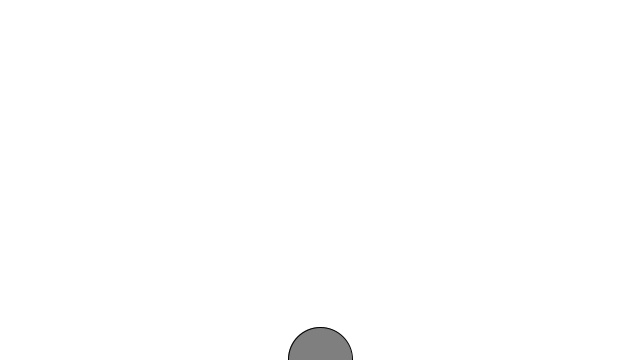
Frame 1 (no input)
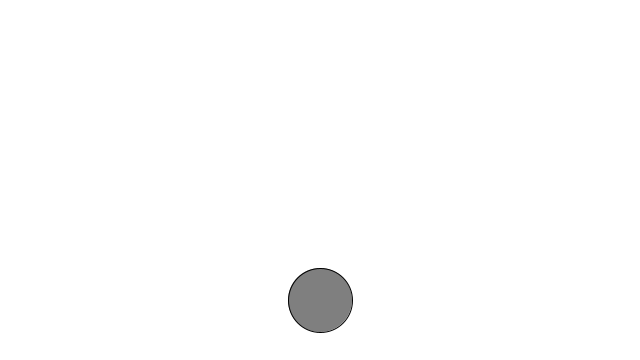
Frame 60 (the mouse pressed at the canvas centre just before this capture)
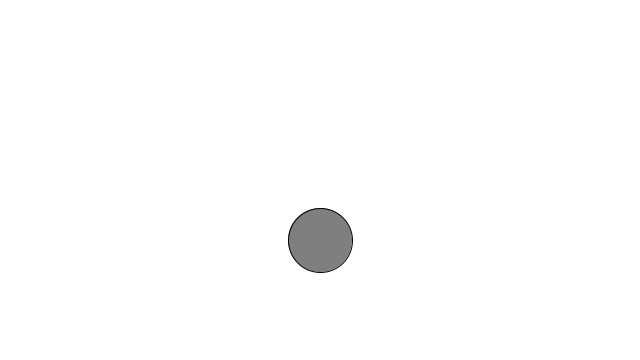
Frame 120 (the mouse held since frame 60 and released just before this capture)

The Processing sketch that drew these frames (run headless with seeded random() and noise(); from frame 60 on, the mouse is pressed at the canvas centre):

// Processing sketch: sketch_8_3
// ── sketch_8_3.pde
Bubble b;

// make a new bubble object and store it in the variable "b"

// An ojbect is something that has both DATA and FUNCTIONALITY

void setup() {
  size(640, 360);
  b = new Bubble();
}

void draw() {
  background(255);
  b.ascend();
  b.display();
  b.top();
}

/* Defining the class means defining what it means to be a bubble,
 the bubble itself will be present in this sketch, whereas the
 "template" for the bubble or blueprint if you will, resides in the
 other tab */

/* Think of the constructor as like setup for the object - it's
 where the object is "born" */
// ── Bubble.pde
class Bubble {

  float x;
  float y;

  /* we used global variables in our other sketch and this should
   not be the case when defining our own objects like this, each
   instance of a bubble should have its own  variables, hence why
   we define them like this in the class */

  Bubble() {
    x = width/2;
    y = height;
    // Start in the middle and at the bottom
  }

  // This above is the constructor
  // it's return type is "Bubble" (it must match the class name)

  void ascend() {
    y--;
  }

  void display() {
    stroke(0);
    fill(127);
    ellipse(x, y, 64, 64);
  }

  void top() {
    if (y < 32) {
      y = 32;
    }
  }
}

// Whenever you define a class you should remember the following:
// you need to add all the variables, the constructor and all the
// functions that we intend to call
